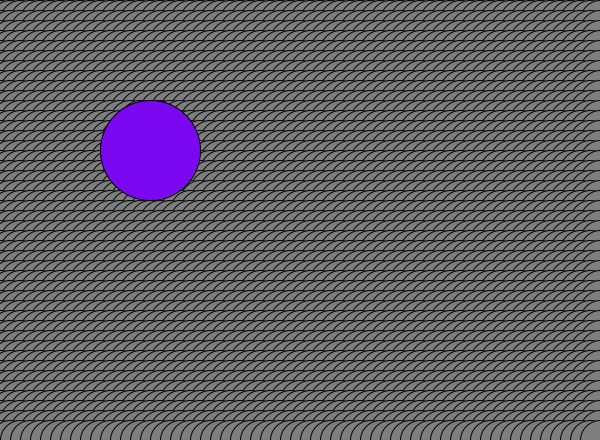
Frame 1 (no input)
Frame 60 (the mouse pressed at the canvas centre just before this capture): identical to frame 1, image omitted
Frame 120 (the mouse held since frame 60 and released just before this capture): identical to frame 1, image omitted

The Processing sketch that drew this single still picture (run headless with seeded random() and noise(); from frame 60 on, the mouse is pressed at the canvas centre):

// Processing sketch: processing_155539
// ── processing_155539.pde

/*
Author: Ulina
This work is licensed under a Creative Commons Attribution-NonCommercial 4.0 International License.

*/
void setup() {
    size(600, 440);
    smooth();
    background(0);
}

void draw() {
    for(int y=0; y <= height; y+=10){
        for(int x=0; x <= width; x+=10) {
            fill(126);
            ellipse(x,y,40,40);
        }
    }
    fill(123,8,240);
    ellipse(150,150,100,100);
}
